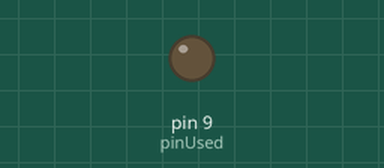
The sketch below on a simulated Arduino Nano, built with avr-gcc and run on an emulated ATmega328P. On the bench: output pins drawn as LEDs (lit = HIGH).

Above: at 0.15 s.
At 16.11 s:
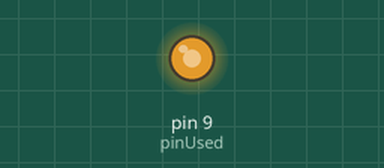
Timing chart, 0 to 16.0 s (numbered marks = the images above):
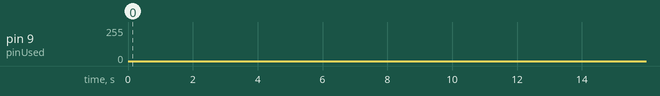

The sketch:

LedBrickIntensitateVariabila.ino
```cpp
//Since I'm using arduino Nano, I will be using pin 9 (D9) for a PWM effect as that is one of the pins in the Arduino nano board that supports PWM
const int pinUsed = 9;
void setup() {
  pinMode(pinUsed,OUTPUT);
}

void loop() {
  for(int i = 0; i<255;i++){
    analogWrite(pinUsed,i);
    delay(2);// small delay means fast pulse rate
  }
  for(int i = 255;i>0;i--){
    analogWrite(pinUsed,i);
    delay(2);// small delay means fast pulse rate
  }

}
```
